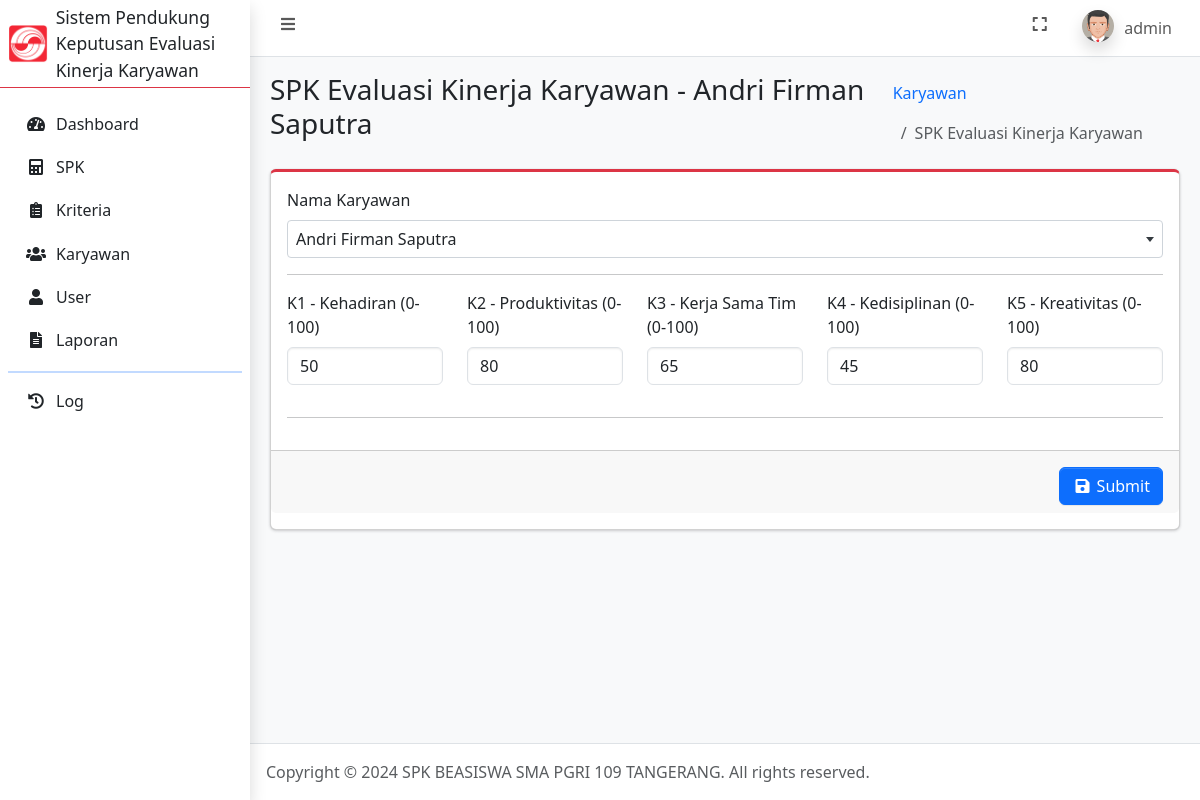
The app's page /ubah_spk.php?id_hasil=2 (signed in) with its own data.
### tables this page shows
CREATE TABLE `user` (
  `id_user` int(11) NOT NULL,
  `username` varchar(100) NOT NULL,
  `password` varchar(255) NOT NULL,
  `jabatan` enum('admin','petugas') NOT NULL,
  `nama` varchar(100) NOT NULL,
  `foto` text NOT NULL,
  `dibuat_pada` timestamp NOT NULL DEFAULT current_timestamp()
);

CREATE TABLE `hasil_fucom` (
  `id_hasil` int(11) NOT NULL,
  `id_karyawan` int(11) NOT NULL,
  `nilai_akhir` float NOT NULL,
  `dibuat_pada` datetime NOT NULL DEFAULT current_timestamp()
);

CREATE TABLE `karyawan` (
  `id_karyawan` int(11) NOT NULL,
  `nama_karyawan` varchar(100) NOT NULL,
  `tanggal_lahir` date NOT NULL,
  `jenis_kelamin` enum('laki-laki','perempuan') NOT NULL,
  `no_hp` varchar(20) NOT NULL,
  `alamat` text NOT NULL,
  `foto` text NOT NULL,
  `dibuat_pada` datetime NOT NULL DEFAULT current_timestamp()
);

CREATE TABLE `kriteria` (
  `id_kriteria` int(11) NOT NULL,
  `kriteria_ke` int(11) NOT NULL,
  `peringkat_kepentingan` int(11) NOT NULL,
  `nama_kriteria` varchar(100) NOT NULL,
  `bobot` float NOT NULL,
  `bobot_normalisasi` float DEFAULT NULL,
  `dibuat_pada` datetime NOT NULL DEFAULT current_timestamp()
);

CREATE TABLE `penilaian` (
  `id_penilaian` int(11) NOT NULL,
  `id_kriteria` int(11) NOT NULL,
  `nilai` float NOT NULL,
  `id_hasil` int(11) NOT NULL
);

### connection.php (called while the page is built, shortened)
<?php
	$host = 'localhost';
	$user = 'root';
	$pass = '';
	$database = 'spk_evaluasi_kinerja_karyawan';
	$conn = mysqli_connect($host, $user, $pass, $database);
    if (isset($_SESSION['id_user'])) {
    	$id_user = $_SESSION['id_user'];
		$dataUser = mysqli_fetch_assoc(mysqli_query($conn, "SELECT * FROM user WHERE id_user = $id_user"));
	}
?>

### ubah_spk.php (the view, shortened to what this page needs)
<?php
    require_once 'connection.php';
    $kriteria = mysqli_query($conn, "SELECT * FROM kriteria ORDER BY peringkat_kepentingan ASC");
    $bobot_awal = [];
    $sigma_w = 0;
    foreach ($kriteria as $index => $dk) {
        if ($index == 0) {
            $bobot_awal[$index] = $dk['bobot'];
            $sigma_w += round($bobot_awal[$index], 4);
        } else {
            $bobot_awal[$index] = $bobot_awal[$index - 1] / $dk['bobot'];
            $sigma_w += round($bobot_awal[$index], 4);
        }
    }
    $bobot_awal = [];
    foreach ($kriteria as $index => $dk) {
        if ($index == 0) {
            $bobot_awal[$index] = $dk['bobot'];
            $final_bobot = round(round($bobot_awal[$index], 4) / $sigma_w, 4);
            $id_kriteria = $dk['id_kriteria'];
            mysqli_query($conn, "UPDATE kriteria SET bobot_normalisasi = '$final_bobot' WHERE id_kriteria = '$id_kriteria'");
        } else {
            $bobot_awal[$index] = $bobot_awal[$index - 1] / $dk['bobot'];
            $final_bobot = round(round($bobot_awal[$index], 4) / $sigma_w, 4);
            $id_kriteria = $dk['id_kriteria'];
            mysqli_query($conn, "UPDATE kriteria SET bobot_normalisasi = '$final_bobot' WHERE id_kriteria = '$id_kriteria'");
        }
    }
    $id_hasil = $_GET['id_hasil'];
    $data_hasil = mysqli_fetch_assoc(mysqli_query($conn, "SELECT * FROM hasil_fucom INNER JOIN karyawan ON hasil_fucom.id_karyawan = karyawan.id_karyawan WHERE hasil_fucom.id_hasil = '$id_hasil'"));
    $kriteria_ke = mysqli_query($conn, "SELECT * FROM kriteria ORDER BY kriteria_ke ASC");
?>
<!DOCTYPE html>
<html lang="en">
<head>
    <?php include_once 'include/head.php'; ?>
</head>
<body class="layout-fixed sidebar-expand-lg bg-body-tertiary">
    <div class="app-wrapper">
        <?php include_once 'include/navbar.php'; ?>
        <?php include_once 'include/sidebar.php'; ?>
        <main class="app-main">
            <div class="app-content-header">
                <div class="container-fluid">
                    <div class="row">
                        <div class="col-sm-8">
                            <h3 class="mb-0">SPK Evaluasi Kinerja Karyawan  - <?= $data_hasil['nama_karyawan']; ?></h3>
                        </div>
                        <div class="col-sm-4">
                            <ol class="breadcrumb float-sm-end">
                                <li class="breadcrumb-item"><a href="karyawan.php">Karyawan</a></li>
                                <li class="breadcrumb-item active" aria-current="page">
                                    SPK Evaluasi Kinerja Karyawan
                                </li>
                            </ol>
                        </div>
                    </div>
                </div>
            </div>
            <div class="app-content">
                <div class="container-fluid">
                    <div class="row">
                        <div class="col-12">
                            <div class="card card-danger card-outline mb-4">
                                <form method="post">
                                    <div class="card-body">
                                        <div class="mb-3">
                                            <label for="id_karyawan" class="form-label">Nama Karyawan</label>
                                        </div>
                                        <hr>
                                        <div class="row">
                                            <?php foreach ($kriteria_ke as $dk): ?>
                                                <div class="mb-3 col">
                                                    <label for="nilai_<?= $dk['id_kriteria']; ?>" class="form-label">
                                                        K<?= $dk['kriteria_ke']; ?> - <?= htmlspecialchars($dk['nama_kriteria']); ?> (0-100)
                                                    </label>
                                                    <?php
                                                        $id_kriteria = $dk['id_kriteria'];
                                                        $penilaian = mysqli_fetch_assoc(mysqli_query($conn, "SELECT * FROM penilaian WHERE id_hasil = '$id_hasil' AND id_kriteria = '$id_kriteria'"));
                                                    ?>
                                                    <input type="number" step="0.01" id="nilai_<?= $dk['id_kriteria']; ?>" class="form-control" name="penilaian[<?= $dk['id_kriteria']; ?>][nilai]" min="0" max="100" value="<?= $penilaian['nilai']; ?>" required>
                                                </div>
                                            <?php endforeach; ?>
                                        </div>
                                        <hr>
                                    </div>
                                    <div class="card-footer pt-3 text-end">
                                        <button type="submit" name="btnUbahSpkEvaluasiKinerjaKaryawan" class="btn btn-primary">
                                            <i class="fas fa-fw fa-save"></i> Submit
                                        </button>
                                    </div>
                                </form>
                            </div>
                        </div>
                    </div>
                </div>
            </div>
        </main>
        <?php include_once 'include/footer.php'; ?>
    </div>
</body>
</html>

### include/navbar.php (shortened to what this page needs)
<nav class="app-header navbar navbar-expand bg-body">
    <div class="container-fluid">
        <ul class="navbar-nav">
            <li class="nav-item"> <a class="nav-link" data-lte-toggle="sidebar" href="#" role="button"> <i class="fas fa-fw fa-bars"></i> </a> </li>
        </ul>
        <ul class="navbar-nav ms-auto">
            <li class="nav-item"> <a class="nav-link" href="#" data-lte-toggle="fullscreen"> <i data-lte-icon="maximize" class="fas fa-fw fa-expand"></i> </a> </li>
            <li class="nav-item dropdown user-menu">
                <a href="#" class="nav-link dropdown-toggle" data-bs-toggle="dropdown" aria-expanded="false">
                    <img src="assets/img/profiles/<?= $dataUser['foto']; ?>" class="user-image rounded-circle shadow" alt="User Image">
                    <span class="d-none d-md-inline"><?= $dataUser['username']; ?></span>
                </a>
            </li>
        </ul>
    </div>
</nav>

### records on screen
user: foto (placeholder picture), username "admin"
hasil_fucom: id_karyawan.nama_karyawan "Andri Firman Saputra"
kriteria: kriteria_ke "1", nama_kriteria "Kehadiran", nilai "50"
kriteria: kriteria_ke "2", nama_kriteria "Produktivitas", nilai "80"
kriteria: kriteria_ke "3", nama_kriteria "Kerja Sama Tim", nilai "65"
kriteria: kriteria_ke "4", nama_kriteria "Kedisiplinan", nilai "45"
kriteria: kriteria_ke "5", nama_kriteria "Kreativitas", nilai "80"
